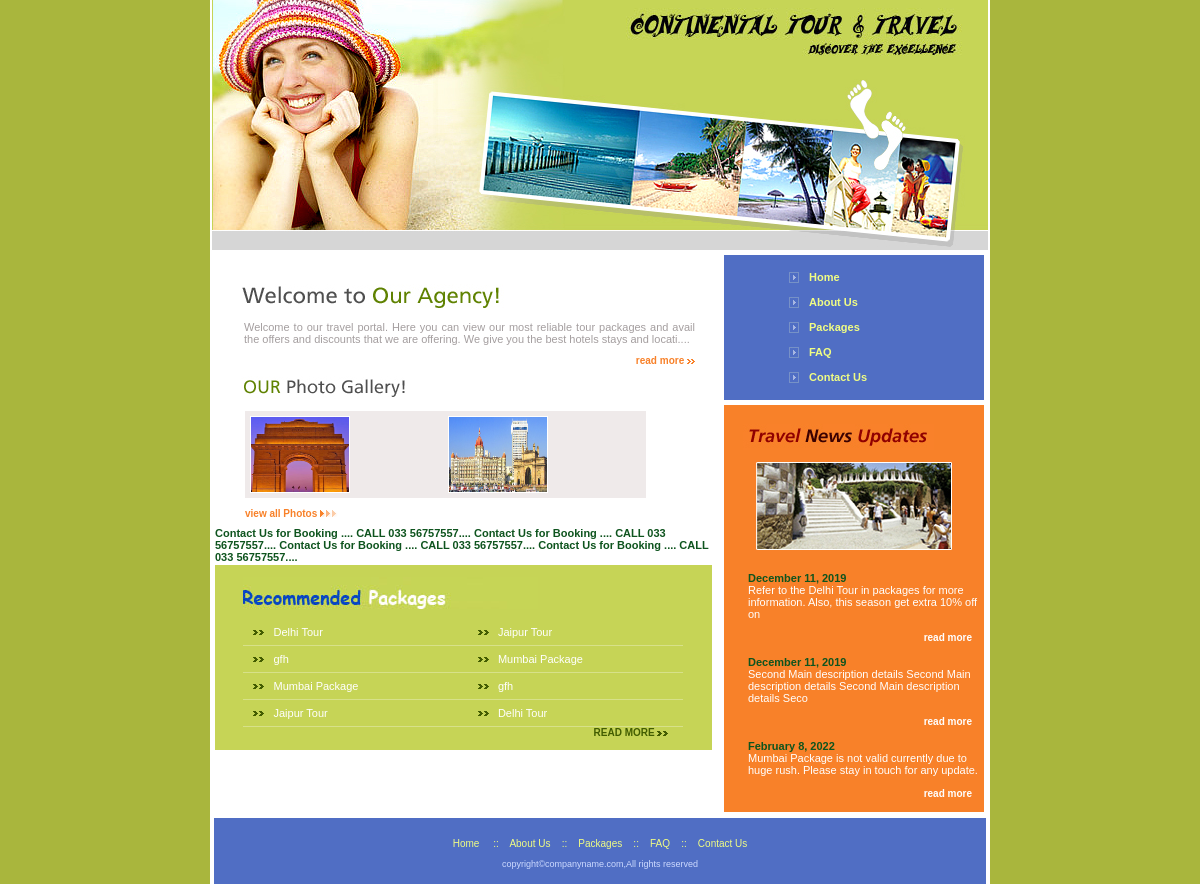
The page / on the database its author committed.
### tables this page shows
CREATE TABLE `travel_content` (
  `id` int(11) NOT NULL,
  `name` varchar(225) NOT NULL,
  `content` text NOT NULL
);

CREATE TABLE `travel_photogallery` (
  `id` int(11) NOT NULL,
  `photo` varchar(225) NOT NULL,
  `home_featured` int(1) NOT NULL
);

CREATE TABLE `travel_package` (
  `id` int(11) NOT NULL,
  `name` varchar(225) NOT NULL,
  `details` text NOT NULL
);

CREATE TABLE `travel_news` (
  `id` int(11) NOT NULL,
  `title` text NOT NULL,
  `details` text NOT NULL,
  `created_at` date NOT NULL
);

### body_main_home.php (the view, shortened to what this page needs)
<table width="100%" cellspacing="0" cellpadding="0">
          <tr>
            <td valign="top"><table width="100%" cellspacing="0" cellpadding="0">
              <tr>
                <td><table width="100%" cellspacing="0" cellpadding="0">
                  <tr>
                    <td valign="top"><div style="padding-top:29px; padding-left:30px;"><img src="images/index_10.jpg" width="388" height="27" alt="" /></div>
                        <div class="body1"><?php echo substr($row_content['content'],0,185);?>....</div></td>
                  </tr>
                  <tr>
                    <td align="right" valign="top" class="more" style="padding-right:22px; padding-top:10px;"><a href="welcome.php">read more</a> <img src="images/index_14.jpg" width="8" height="5" alt="" /></td>
                  </tr>
                </table></td>
              </tr>
              <tr>
                <td valign="top"><table width="100%" cellspacing="0" cellpadding="0">
                  <tr>
                    <td valign="top" style="padding-left:30px; padding-top:10px;"><img src="images/index_16.jpg" width="280" height="23" alt="" /></td>
                  </tr>
                  <tr>
                    <td align="left" valign="top" style="padding-top:12px; padding-left:35px;"><table width="85%" cellpadding="0" cellspacing="0" bgcolor="#EFEAEA">
                      <tr>
                        <td>
						<table width="100%" cellspacing="5" cellpadding="0">
                          <tr>
							<?php
							while($row_photo=mysqli_fetch_array($rs_photo))
							{
							?>
                      			 <td width="25%"><a class="group4"  href="uploaded/<?php echo $row_photo['photo']; ?>" title="" ><img src="uploaded/<?php echo $row_photo['photo']; ?>" alt="" width="98" height="75" class="border" border="0" /></a></td>
							<?php
							}
							?>
                          </tr>
                        </table>
						</td>
                      </tr>
                    </table></td>
                  </tr>
                  <tr>
                    <td valign="top" class="more" style="padding-left:35px; padding-top:10px;
					padding-bottom:8px;"><a href="photogallery.php">view all Photos</a> <img src="images/index_38.jpg" width="18" height="7" alt="" /></td>
                  </tr>
                </table></td>
              </tr>
            </table></td>
          </tr>
		   <tr>
		  <td style="padding-left:5px; padding-right:5px; color:#0E541E; font-weight:bold;">
		  <marquee  direction="left"  height="15" scrolldelay="200" >
		  Contact Us for Booking .... CALL 033 56757557....  Contact Us for Booking .... CALL 033 56757557....  Contact Us for Booking .... CALL 033 56757557....  Contact Us for Booking .... CALL 033 56757557....
		  </marquee>
		  </td>
		  </tr>
          <tr>
            <td align="center" valign="top" style="padding-top:2px;"><table width="98%" cellspacing="0" cellpadding="0">
              <tr>
                <td align="center" valign="top" bgcolor="#C6D456" style="padding-bottom:12px;"><table width="440" cellspacing="0" cellpadding="0">
                  <tr>
                    <td colspan="2" align="left" valign="top" style="padding-top:12px; padding-left:0px; padding-bottom:10px;"><img src="images/index_42.jpg" width="295" height="32" alt="" /></td>
                  </tr>
                  <tr>
                    <td width="51%" rowspan="2" align="left" valign="top">
					<?php
					$kk=0;
					while($row_packagefirst=mysqli_fetch_array($rs_packagefirst))
					{
					$kk++;
								if($kk==5)
								{
									$stylevar="";
								}
								else
								{
									$stylevar='style="border-bottom:#D7E189 1px solid;"';
								}
					?>
							<div class="link" <?php echo $stylevar; ?>><a href="packageDetails.php?id=<?php echo $row_packagefirst['id']; ?>"><?php echo $row_packagefirst['name']; ?></a> </div>
					<?php
					}
					?>
					</td>
                    <td width="49%" align="left" valign="top">
					<?php
					while($row_packagesecond=mysqli_fetch_array($rs_packagesecond))
					{
					?>
					<div class="link" style="border-bottom:#D7E189 1px solid;"><a href="packageDetails.php?id=<?php echo $row_packagesecond['id']; ?>"><?php echo $row_packagesecond['name']; ?></a></div>
					<?php
					}
					?>
					</td>
                  </tr>
                  <tr>
                    <td align="right" valign="middle" class="more1" style="padding-right:15px;"><a href="packages.php">READ MORE</a> <img src="images/index_49.jpg" alt="" width="11" height="5" /></td>
                  </tr>
                </table></td>
              </tr>
            </table></td>
          </tr>
        </table>

### index.php (shortened to what this page needs)
<?php
include("lib/connection.php");
$sql_content="SELECT * FROM `travel_content` WHERE `id`='1'";
$rs_content=mysqli_query($con,$sql_content);
$row_content=mysqli_fetch_array($rs_content);
$sql_news="SELECT * FROM `travel_news` ORDER BY  `id` ASC ";
$rs_news=mysqli_query($con,$sql_news);
$sql_packagefirst="SELECT * FROM `travel_package` ORDER BY  `id` ASC LIMIT 0,5 ";
$rs_packagefirst=mysqli_query($con,$sql_packagefirst);
$sql_packagesecond="SELECT * FROM `travel_package` ORDER BY  `id` DESC LIMIT 0,4 ";
$rs_packagesecond=mysqli_query($con,$sql_packagesecond);
$sql_photo="SELECT * FROM `travel_photogallery` ORDER BY  `id` DESC LIMIT 0,12 ";
$rs_photo=mysqli_query($con,$sql_photo);
?>
<html>
<head>
<link href="styles/style.css" rel="stylesheet" type="text/css" />
<link href="styles/colorbox.css" rel="stylesheet" type="text/css" />
</head>
<body>
<table width="780" align="center" cellpadding="0" cellspacing="0" bgcolor="#FFFFFF">
  <tr>
    <td align="center" valign="top"><?php include("header.php");?></td>
  </tr>
  <tr>
    <td valign="top" style="padding-top:5px;"><table width="100%" cellspacing="0" cellpadding="0">
      <tr>
        <td width="65%" valign="top"><?php include("body_main_home.php");?></td>
        <td width="35%" valign="top"><?php include("body_right.php");?></td>
      </tr>
    </table></td>
  </tr>
  <tr>
    <td align="center" valign="top" style="padding-top:6px;"><?php include("footer.php");?></td>
  </tr>
</table>
</body>
</html>

### header.php
<table width="776" align="center" cellpadding="0" cellspacing="0">
      <tr>
        <td width="265" valign="top"><a href="index.php"><img src="images/index_01.jpg" width="265" height="250" alt="" border="0" /></a></td>
        <td width="511" align="left" valign="top"><table width="511" cellspacing="0" cellpadding="0">
          <tr>
            <td width="109" valign="top"><img src="images/index_02.jpg" width="109" height="79" alt="" /></td>
            <td width="402" valign="top"><a href="index.php"><img src="images/index_03.jpg" alt="" width="402" height="79" border="0" /></a></td>
          </tr>
          <tr>
            <td colspan="2" valign="top"><a href="index.php"><img src="images/index_04.jpg" width="511" height="171" alt=""  border="0" /></a></td>
            </tr>
        </table></td>
      </tr>
    </table>

### body_right.php
<table width="100%" cellspacing="0" cellpadding="0">
          <tr>
            <td align="right" valign="top" style="padding-right:6px;"><table width="260" cellpadding="0" cellspacing="0" bgcolor="#506EC4">
              <tr>
                <td style="padding-top:10px; padding-bottom:10px;">
				<div class="menu"><a href="index.php">Home</a></div>
				<div class="menu"><a href="aboutus.php">About Us</a></div>
				<div class="menu"><a href="packages.php">Packages</a></div>
				<div class="menu"><a href="faq.php">FAQ</a></div>
				<div class="menu"><a href="contactus.php">Contact Us</a></div>				</td>
              </tr>
            </table></td>
          </tr>
          <tr>
            <td align="right" valign="top" style="padding-right:6px; padding-top:5px;">
			<table width="260" cellpadding="0" cellspacing="0" bgcolor="#F88129">
              <tr>
                <td align="left" valign="top" style="padding-top:19px; padding-left:19px;"><img src="images/index_20.jpg" width="191" height="26" alt="" /></td>
              </tr>
			    <tr>
                <td align="center" valign="top" style="padding-top:12px;
				padding-bottom:12px;"><img src="images/index_45.jpg" width="196" height="88" alt="" /></td>
              </tr>
			  <tr>
			  <td align="left" valign="top" style="color:#FFFFFF; padding-left:24px; padding-top:10px; padding-right:4px;">
             	<marquee direction="up"  height="352" scrolldelay="200" >
				<?php
				while($row_news=mysqli_fetch_array($rs_news))
				{
				?>
					<span style="color:#0E541E; font-weight:bold;"><?php echo date("F j, Y",strtotime($row_news['created_at'])); ?></span><br />
					 <?php echo substr($row_news['details'],0,100); ?><br /><br />
				  <span  style="float:right;"><a href="newsdetails.php?id=<?php echo $row_news['id'] ?>" class="more2"  style="text-decoration:none;">read more </a></span><br /><br />
				  <?php
				  }
				  ?>
				</marquee>
			 </td>
			  </tr>
            </table></td>
          </tr>
        </table>

### footer.php
<table width="99%" cellpadding="0" cellspacing="0" bgcolor="#506EC4">
      <tr>
        <td align="center" valign="top">
		<div class="footer"><a href="index.php">Home </a>    ::    <a href="aboutus.php">About Us</a>    ::    <a href="packages.php">Packages</a>    ::    <a href="faq.php">FAQ</a>    ::    <a href="contactus.php">Contact Us</a></div>
		<div class="copyright">copyright&copy;companyname.com,All rights reserved<br />
		</div>
		</td>
      </tr>
      <tr>
        <td align="center" valign="top">&nbsp;</td>
      </tr>
    </table>

### styles/style.css (style rules this page uses)
body { padding:0px; margin:0px; background-color:#A9B63D; }
td { font-family:Verdana, Arial, Helvetica, sans-serif; font-size:11px; color:#666666; }
.copyright { font-family: Verdana, Arial, Helvetica, sans-serif; font-size: 9px; text-align:center; color:#CDDAFF; padding-top:10px;; padding-bottom:3px; }
.menu { font-family:Verdana, Arial, Helvetica, sans-serif; font-size:11px; font-weight:bold; text-align:left; color:#F0FD84; background-image:url(../images/index_07.jpg); background-repeat:no-repeat; background-position:65px; padding-left:85px; line-height:25px; }
.menu a { color:#F0FD84 ;text-decoration:none; }
.footer { font-family:Verdana, Arial, Helvetica, sans-serif; font-size:10px; color:#F0FD84; text-align:center; padding-top:20px; white-space:pre; }
.footer a { color:#F0FD84; text-decoration:none; }
.more { color:#F88129; font-size:10px; font-weight:bold; }
.more a { color:#F88129; text-decoration:none; }
.more1 { color:#425D00; font-size:10px; font-weight:bold; }
.more1 a { color:#425D00; text-decoration:none; }
.more2 { color:#ffffff; font-size:10px; font-weight:bold; padding-top:8px; padding-bottom:8px; padding-right:8px; }
.body1 { font-family:Verdana, Arial, Helvetica, sans-serif; font-size:11px; color:#A49E9F; text-align:justify; padding-left:34px; padding-right:22px; padding-top:10px; }
.border { border:#FFFFFF 1px solid; }
.link { font-family:Verdana, Arial, Helvetica, sans-serif; color:#ffffff; background-image:url(../images/index_49.jpg); background-repeat:no-repeat; background-position:10px; padding-left:30px; line-height:26px; }
.link a { color:#FFFFFF; text-decoration:none; }

### rows shown on the page
travel_content: content "Welcome to our travel portal. Here you can view our most reliable tour packages and avail the offers and discounts that we are offering. We give you the best hotels stays and locati"
travel_photogallery: photo (picture)
travel_photogallery: photo (picture)
travel_package: name "Delhi Tour"
travel_package: name "gfh"
travel_package: name "Mumbai Package"
travel_package: name "Jaipur Tour"
travel_news: created_at "December 11, 2019", details "Refer to the Delhi Tour in packages for more information. Also, this season get extra 10% off on"
travel_news: created_at "December 11, 2019", details "Second Main description details Second Main description details Second Main description details Seco"
travel_news: created_at "February 8, 2022", details "Mumbai Package is not valid currently due to huge rush. Please stay in touch for any update."
